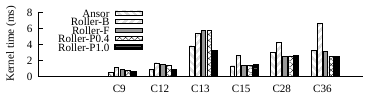

Source code (gnuplot):
clear
reset

# set term pbm size 1000, 400
#set term pdfcairo monochrome enhanced font "Times-New-Roman, 22" size 6, 2
#set term pdfcairo monochrome enhanced font "Times-New-Roman, 12" size 22cm, 6cm
#set term pdfcairo monochrome enhanced font "Times-New-Roman, 12" size 10cm, 6cm
#set term pdfcairo monochrome enhanced font "Times-New-Roman, 8" size 2.8, 0.8
set term pdfcairo monochrome enhanced font "Times-New-Roman, 12" size 3.8, 1

set border 3
#set logscale y
#set xtics nomirror rotate by -45
set xtics nomirror
set ytics nomirror


set ylabel "Kernel time (ms)"
#set xlabel "# of servers"
#set ylabel offset 1.5,-0.6

#set key at 5.5,115 Left reverse

#set key maxrows 3
set key inside top right 
set key at 1.7, 8.4
set key spacing 0.7
set key width 0.1
#set key at 0,115
#set key reverse outside vertical bottom Left center
set style data histograms
#set style histogram cluster gap 0.4
set boxwidth 0.8
#set style fill pattern 5 border
set xtics scale 0.0

set yrange [0:8]
set ytics 2
#set xrange [0:6.6]

#unset xtics
#set logscale y


set output "irregular_shape_v100.pdf"
plot newhistogram lt 1, \
     'irregular_shape_v100.dat' 	u 2:xtic(1) title "Ansor" fs pattern 6 lt 1 lc 4, \
						''	u 3 title "Roller-B" fs pattern 7 ls -1 lc 2, \
						''	u 4 title "Roller-F" fs solid 0.4 ls -1 lc 6, \
						''	u 5 title "Roller-P0.4" fs pattern 2 ls -1 lc -1,\
						''	u 6 title "Roller-P1.0" fs pattern 3 ls -1 lc -1
					
exit